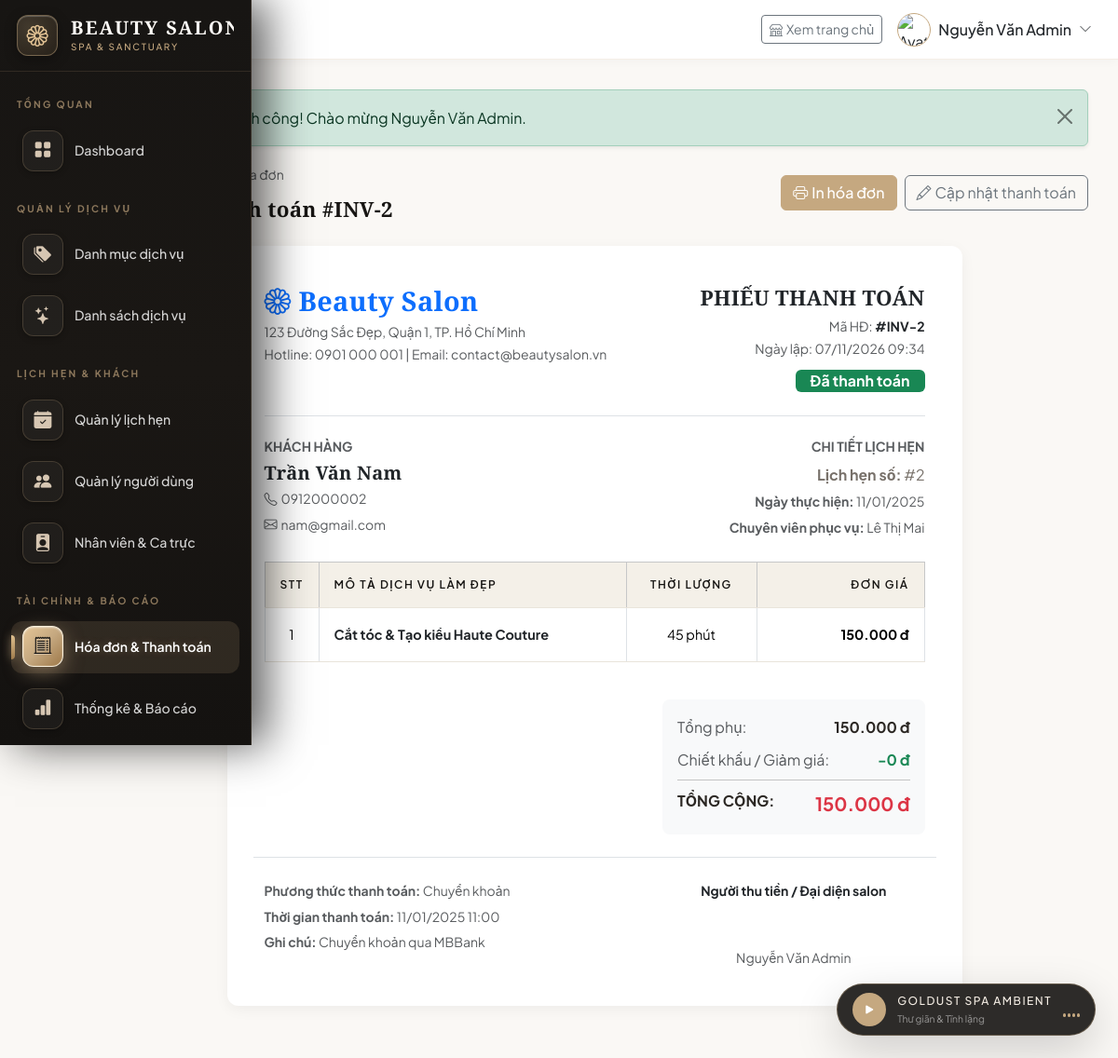
The page /admin/invoice_detail.php?id=2 (signed in) on the database its author committed.
### tables this page shows
CREATE TABLE invoices (
    id INT AUTO_INCREMENT PRIMARY KEY,
    appointment_id INT NOT NULL,
    customer_id INT NOT NULL,
    total_amount DECIMAL(12,2) NOT NULL DEFAULT 0,
    discount DECIMAL(12,2) NOT NULL DEFAULT 0,
    final_amount DECIMAL(12,2) NOT NULL DEFAULT 0,
    payment_method ENUM('cash', 'card', 'transfer') NOT NULL DEFAULT 'cash',
    payment_status ENUM('pending', 'paid', 'refunded') NOT NULL DEFAULT 'pending',
    notes TEXT,
    created_at TIMESTAMP DEFAULT CURRENT_TIMESTAMP,
    paid_at TIMESTAMP NULL,
    FOREIGN KEY (appointment_id) REFERENCES appointments(id) ON DELETE CASCADE ON UPDATE CASCADE,
    FOREIGN KEY (customer_id) REFERENCES users(id) ON DELETE CASCADE ON UPDATE CASCADE
);

CREATE TABLE users (
    id INT AUTO_INCREMENT PRIMARY KEY,
    username VARCHAR(50) NOT NULL UNIQUE,
    password VARCHAR(255) NOT NULL,
    full_name VARCHAR(100) NOT NULL,
    email VARCHAR(100),
    phone VARCHAR(20),
    role ENUM('admin', 'staff', 'customer') NOT NULL DEFAULT 'customer',
    status ENUM('active', 'locked') NOT NULL DEFAULT 'active',
    avatar VARCHAR(255) DEFAULT NULL,
    created_at TIMESTAMP DEFAULT CURRENT_TIMESTAMP,
    updated_at TIMESTAMP DEFAULT CURRENT_TIMESTAMP ON UPDATE CURRENT_TIMESTAMP
);

CREATE TABLE appointments (
    id INT AUTO_INCREMENT PRIMARY KEY,
    customer_id INT NOT NULL,
    staff_id INT NOT NULL,
    service_id INT NOT NULL,
    appointment_date DATE NOT NULL,
    start_time TIME NOT NULL,
    end_time TIME NOT NULL,
    status ENUM('pending', 'confirmed', 'completed', 'cancelled') NOT NULL DEFAULT 'pending',
    notes TEXT,
    created_at TIMESTAMP DEFAULT CURRENT_TIMESTAMP,
    updated_at TIMESTAMP DEFAULT CURRENT_TIMESTAMP ON UPDATE CURRENT_TIMESTAMP,
    FOREIGN KEY (customer_id) REFERENCES users(id) ON DELETE CASCADE ON UPDATE CASCADE,
    FOREIGN KEY (staff_id) REFERENCES users(id) ON DELETE CASCADE ON UPDATE CASCADE,
    FOREIGN KEY (service_id) REFERENCES services(id) ON DELETE CASCADE ON UPDATE CASCADE
);

CREATE TABLE services (
    id INT AUTO_INCREMENT PRIMARY KEY,
    category_id INT NOT NULL,
    name VARCHAR(100) NOT NULL,
    description TEXT,
    price DECIMAL(12,2) NOT NULL DEFAULT 0,
    duration INT NOT NULL DEFAULT 30 COMMENT 'Thời gian thực hiện (phút)',
    image VARCHAR(255),
    status ENUM('active', 'inactive') NOT NULL DEFAULT 'active',
    created_at TIMESTAMP DEFAULT CURRENT_TIMESTAMP,
    FOREIGN KEY (category_id) REFERENCES categories(id) ON DELETE CASCADE ON UPDATE CASCADE
);

### config/config.php (called while the page is built, shortened)
<?php
function formatCurrency($amount) {
    return number_format($amount, 0, ',', '.') . ' đ';
}
function formatDate($date) {
    return date('d/m/Y', strtotime($date));
}
function formatDateTime($datetime) {
    return date('d/m/Y H:i', strtotime($datetime));
}
function getPaymentStatusLabel($status) {
    return match($status) {
        'pending'  => ['label' => 'Chờ thanh toán', 'class' => 'bg-warning text-dark'],
        'paid'     => ['label' => 'Đã thanh toán', 'class' => 'bg-success'],
        'refunded' => ['label' => 'Đã hoàn tiền', 'class' => 'bg-info'],
        default    => ['label' => $status, 'class' => 'bg-secondary']
    };
}
function getPaymentMethodLabel($method) {
    return match($method) {
        'cash'     => 'Tiền mặt',
        'card'     => 'Thẻ ngân hàng',
        'transfer' => 'Chuyển khoản',
        default    => $method
    };
}

### admin/invoice_detail.php (the view, shortened to what this page needs)
<?php
require_once __DIR__ . '/../config/config.php';
$db = getDB();
$id = intval($_GET['id'] ?? 0);
$stmt = $db->prepare("
    SELECT i.*,
           u.full_name AS customer_name, u.phone AS customer_phone, u.email AS customer_email,
           a.appointment_date, a.start_time, a.end_time,
           s.name AS service_name, s.price AS service_price, s.duration,
           st.full_name AS staff_name
    FROM invoices i
    JOIN users u ON i.customer_id = u.id
    JOIN appointments a ON i.appointment_id = a.id
    JOIN services s ON a.service_id = s.id
    JOIN users st ON a.staff_id = st.id
    WHERE i.id = ?
");
$stmt->execute([$id]);
$invoice = $stmt->fetch();
include __DIR__ . '/../includes/header.php';
?>
<div class="mb-4 no-print d-flex justify-content-between align-items-center">
    <div>
        <a href="<?= BASE_URL ?>admin/invoices.php" class="text-decoration-none text-muted small">
            <i class="bi bi-arrow-left me-1"></i>Quay lại danh sách hóa đơn
        </a>
        <h4 class="fw-bold mt-2 mb-0">Hóa đơn thanh toán #INV-<?= $invoice['id'] ?></h4>
    </div>
    <div class="d-flex gap-2">
        <button type="button" class="btn btn-primary" onclick="window.print()">
            <i class="bi bi-printer me-1"></i>In hóa đơn
        </button>
        <button type="button" class="btn btn-outline-secondary" data-bs-toggle="modal" data-bs-target="#editPaymentModal">
            <i class="bi bi-pencil me-1"></i>Cập nhật thanh toán
        </button>
    </div>
</div>
<div class="row justify-content-center">
    <div class="col-lg-9">
        <div class="invoice-box mb-4">
            <div class="d-flex justify-content-between align-items-start border-bottom pb-4 mb-4">
                <div>
                    <h3 class="fw-bold text-primary mb-1"><i class="bi bi-flower1 me-2"></i>Beauty Salon</h3>
                    <p class="text-muted small mb-0">123 Đường Sắc Đẹp, Quận 1, TP. Hồ Chí Minh</p>
                    <p class="text-muted small mb-0">Hotline: 0901 000 001 | Email: contact@beautysalon.vn</p>
                </div>
                <div class="text-end">
                    <h4 class="fw-bold text-dark mb-1">PHIẾU THANH TOÁN</h4>
                    <div class="text-muted small">Mã HĐ: <strong class="text-dark">#INV-<?= $invoice['id'] ?></strong></div>
                    <div class="text-muted small">Ngày lập: <?= formatDateTime($invoice['created_at']) ?></div>
                    <div class="mt-2">
                        <?php $meta = getPaymentStatusLabel($invoice['payment_status']); ?>
                        <span class="badge <?= $meta['class'] ?> fs-6 px-3 py-1"><?= $meta['label'] ?></span>
                    </div>
                </div>
            </div>
            <div class="row mb-4">
                <div class="col-sm-6">
                    <h6 class="fw-bold text-uppercase small text-muted">Khách hàng</h6>
                    <h5 class="fw-bold text-dark mb-1"><?= htmlspecialchars($invoice['customer_name']) ?></h5>
                    <p class="text-muted small mb-1"><i class="bi bi-telephone me-1"></i><?= htmlspecialchars($invoice['customer_phone'] ?? 'Chưa cập nhật') ?></p>
                    <p class="text-muted small mb-0"><i class="bi bi-envelope me-1"></i><?= htmlspecialchars($invoice['customer_email'] ?? 'Chưa cập nhật') ?></p>
                </div>
                <div class="col-sm-6 text-sm-end">
                    <h6 class="fw-bold text-uppercase small text-muted">Chi tiết lịch hẹn</h6>
                    <p class="mb-1"><strong>Lịch hẹn số:</strong> #<?= $invoice['appointment_id'] ?></p>
                    <p class="mb-1 text-muted small"><strong>Ngày thực hiện:</strong> <?= formatDate($invoice['appointment_date']) ?></p>
                    <p class="mb-0 text-muted small"><strong>Chuyên viên phục vụ:</strong> <?= htmlspecialchars($invoice['staff_name']) ?></p>
                </div>
            </div>
            <div class="table-responsive mb-4">
                <table class="table table-bordered align-middle">
                    <thead class="table-light">
                        <tr>
                            <th class="ps-3" style="width: 50px;">STT</th>
                            <th>Mô tả dịch vụ làm đẹp</th>
                            <th class="text-center" style="width: 140px;">Thời lượng</th>
                            <th class="text-end pe-3" style="width: 180px;">Đơn giá</th>
                        </tr>
                    </thead>
                    <tbody>
                        <tr>
                            <td class="ps-3 text-center">1</td>
                            <td>
                                <strong class="text-dark"><?= htmlspecialchars($invoice['service_name']) ?></strong>
                            </td>
                            <td class="text-center"><?= $invoice['duration'] ?> phút</td>
                            <td class="text-end pe-3 fw-bold"><?= formatCurrency($invoice['total_amount']) ?></td>
                        </tr>
                    </tbody>
                </table>
            </div>
            <div class="row justify-content-end mb-4">
                <div class="col-md-5">
                    <div class="p-3 bg-light rounded-3">
                        <div class="d-flex justify-content-between mb-2">
                            <span class="text-muted">Tổng phụ:</span>
                            <strong><?= formatCurrency($invoice['total_amount']) ?></strong>
                        </div>
                        <div class="d-flex justify-content-between mb-2">
                            <span class="text-muted">Chiết khấu / Giảm giá:</span>
                            <span class="text-success fw-bold">-<?= formatCurrency($invoice['discount']) ?></span>
                        </div>
                        <hr class="my-2">
                        <div class="d-flex justify-content-between mb-0">
                            <span class="fw-bold fs-6">TỔNG CỘNG:</span>
                            <strong class="text-danger fs-5"><?= formatCurrency($invoice['final_amount']) ?></strong>
                        </div>
                    </div>
                </div>
            </div>
            <div class="row pt-4 border-top">
                <div class="col-md-7">
                    <p class="small text-muted mb-1"><strong>Phương thức thanh toán:</strong> <?= getPaymentMethodLabel($invoice['payment_method']) ?></p>
                    <?php if (!empty($invoice['paid_at'])): ?>
                        <p class="small text-muted mb-1"><strong>Thời gian thanh toán:</strong> <?= formatDateTime($invoice['paid_at']) ?></p>
                    <?php endif; ?>
                    <?php if (!empty($invoice['notes'])): ?>
                        <p class="small text-muted mb-0"><strong>Ghi chú:</strong> <?= htmlspecialchars($invoice['notes']) ?></p>
                    <?php endif; ?>
                </div>
                <div class="col-md-5 text-center mt-3 mt-md-0">
                    <p class="small fw-bold text-dark mb-5">Người thu tiền / Đại diện salon</p>
                    <p class="small text-muted mb-0"><?= htmlspecialchars($_SESSION['full_name']) ?></p>
                </div>
            </div>
        </div>
    </div>
</div>
<?php include __DIR__ . '/../includes/footer.php'; ?>

### assets/css/style.css (style rules this page uses)
:root { --gold: #c5a880; --gold-light: #e5d5c0; --gold-dark: #9e7949; --gold-hover: #b38f5e; --canvas: #faf8f5; --surface: #ffffff; --surface-alt: #f4f0e8; --dark: #1c1a17; --dark-surface: #24211d; --dark-muted: #3a3530; --text-main: #2b2723; --text-muted: #78716a; --border-color: rgba(197, 168, 128, 0.3); --border-light: #e9e4db; --success: #2e7d32; --danger: #b71c1c; --warning: #c5a880; --info: #37474f; --font-serif: 'Cormorant Garamond', Georgia, serif; --font-sans: 'Plus Jakarta Sans', -apple-system, BlinkMacSystemFont, sans-serif; --radius-sm: 4px; --radius-md: 8px; --radius-lg: 16px; --radius-full: 9999px; --shadow-subtle: 0 4px 20px rgba(28, 26, 23, 0.04); --shadow-medium: 0 10px 30px rgba(28, 26, 23, 0.08); --shadow-hover: 0 16px 40px rgba(197, 168, 128, 0.15); }
* { margin: 0; padding: 0; box-sizing: border-box; }
html, body { overflow-x: hidden; width: 100%; max-width: 100vw; }
body { font-family: var(--font-sans); background-color: var(--canvas); color: var(--text-main); line-height: 1.7; font-weight: 400; -webkit-font-smoothing: antialiased; }
h1, h2, h3, h4, .font-serif { font-family: var(--font-serif); color: var(--dark); font-weight: 600; letter-spacing: 0.5px; }
h3 { font-size: 1.8rem; line-height: 1.3; }
h4 { font-size: 1.4rem; line-height: 1.4; }
p { color: var(--text-muted); }
a { color: var(--gold-dark); text-decoration: none; transition: all 0.25s ease; }
.table thead th { background-color: var(--surface-alt) !important; color: var(--dark) !important; font-family: var(--font-sans); font-size: 0.75rem; text-transform: uppercase; letter-spacing: 1.5px; font-weight: 600; border-bottom: 1px solid var(--border-light); padding: 14px 16px; }
.table tbody td { padding: 16px; border-bottom: 1px solid var(--border-light); font-size: 0.9rem; }

### includes/header.php (style rules this page uses)
:root { --sidebar-collapsed-width: 76px; --sidebar-expanded-width: 270px; --gold: #c5a880; --gold-light: #f4ede4; --gold-dark: #9e7949; --dark: #171513; --dark-elevated: #221f1b; --canvas: #faf8f5; }
body { font-family: 'Plus Jakarta Sans', -apple-system, BlinkMacSystemFont, sans-serif; background-color: var(--canvas); color: #2b2723; }
h1, h2, h3, h4, h5, .font-serif { font-family: 'Cormorant Garamond', Georgia, serif; letter-spacing: 0.3px; }
.btn-primary { background-color: var(--gold) !important; border-color: var(--gold) !important; color: #fff !important; font-weight: 500; }

### admin/invoice_detail.php (style rules this page uses)
.invoice-box { background: #fff; border-radius: 12px; box-shadow: 0 4px 15px rgba(0,0,0,0.05); padding: 40px; }

### rows shown on the page
invoices: id "2", created_at "07/11/2026 09:34", payment_status "Đã thanh toán", customer.full_name "Trần Văn Nam", customer.phone "0912000002", customer.email "nam@gmail.com", appointment "2", appointment.appointment_date "11/01/2025", users.full_name "Lê Thị Mai", services.name "Cắt tóc & Tạo kiểu Haute Couture", services.duration "45", total_amount "150.000 đ", discount "0 đ", final_amount "150.000 đ", payment_method "Chuyển khoản", paid_at "11/01/2025 11:00", notes "Chuyển khoản qua MBBank"

### other values the page prints
$pageTitle "Hóa đơn #INV-2"
$currentUser['full_name'] "Nguyễn Văn Admin"
$flash['message'] "Đăng nhập thành công! Chào mừng Nguyễn Văn Admin."
$_SESSION['full_name'] "Nguyễn Văn Admin"
